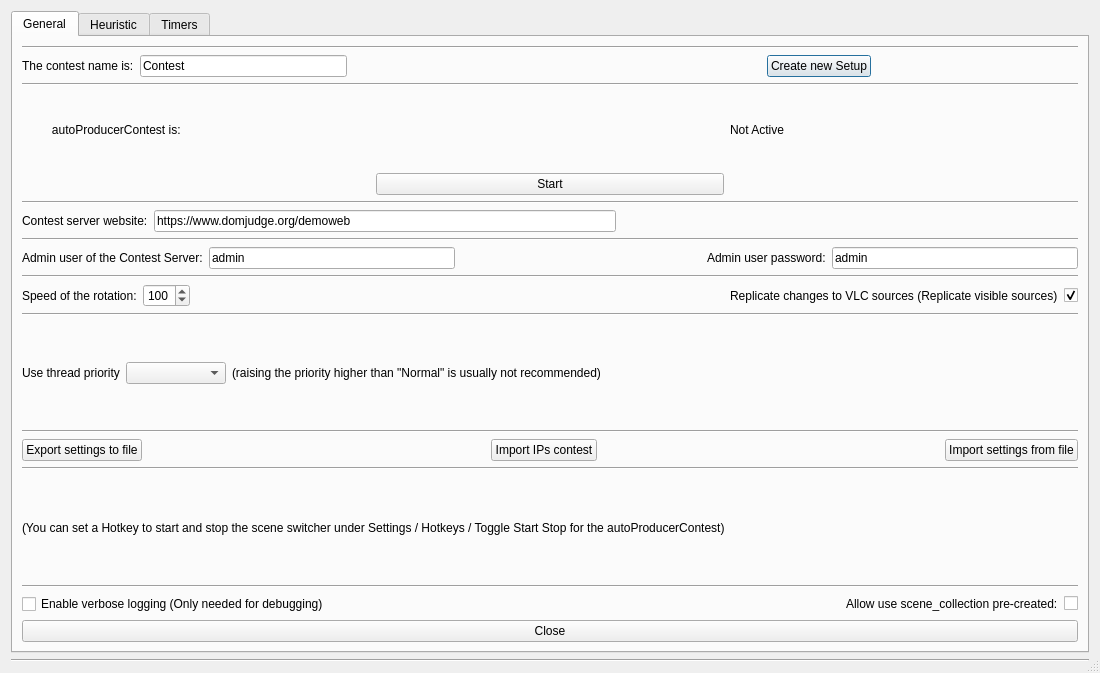
<?xml version="1.0" encoding="UTF-8"?>
<ui version="4.0">
 <class>SceneSwitcher</class>
 <widget class="QDialog" name="SceneSwitcher">
  <property name="geometry">
   <rect>
    <x>0</x>
    <y>0</y>
    <width>1100</width>
    <height>673</height>
   </rect>
  </property>
  <property name="sizePolicy">
   <sizepolicy hsizetype="Preferred" vsizetype="Preferred">
    <horstretch>0</horstretch>
    <verstretch>0</verstretch>
   </sizepolicy>
  </property>
  <property name="minimumSize">
   <size>
    <width>1100</width>
    <height>600</height>
   </size>
  </property>
  <property name="windowTitle">
   <string>SceneSwitcher</string>
  </property>
  <property name="sizeGripEnabled">
   <bool>true</bool>
  </property>
  <layout class="QVBoxLayout" name="verticalLayout">
   <property name="sizeConstraint">
    <enum>QLayout::SetNoConstraint</enum>
   </property>
   <item>
    <widget class="QTabWidget" name="tabWidget">
     <property name="currentIndex">
      <number>0</number>
     </property>
     <property name="movable">
      <bool>true</bool>
     </property>
     <widget class="QWidget" name="generalTab">
      <attribute name="title">
       <string notr="true">General</string>
      </attribute>
      <layout class="QVBoxLayout" name="verticalLayout_2">
       <item>
        <widget class="Line" name="line_6">
         <property name="orientation">
          <enum>Qt::Horizontal</enum>
         </property>
        </widget>
       </item>
       <item>
        <layout class="QHBoxLayout" name="horizontalLayout_4">
         <item>
          <widget class="QLabel" name="label">
           <property name="text">
            <string>The contest name is:</string>
           </property>
          </widget>
         </item>
         <item>
          <widget class="QLineEdit" name="contestName">
           <property name="maximumSize">
            <size>
             <width>300</width>
             <height>22</height>
            </size>
           </property>
           <property name="text">
            <string>Contest</string>
           </property>
          </widget>
         </item>
         <item>
          <spacer name="horizontalSpacer_4">
           <property name="orientation">
            <enum>Qt::Horizontal</enum>
           </property>
           <property name="sizeHint" stdset="0">
            <size>
             <width>40</width>
             <height>20</height>
            </size>
           </property>
          </spacer>
         </item>
         <item>
          <spacer name="horizontalSpacer_5">
           <property name="orientation">
            <enum>Qt::Horizontal</enum>
           </property>
           <property name="sizeHint" stdset="0">
            <size>
             <width>40</width>
             <height>20</height>
            </size>
           </property>
          </spacer>
         </item>
         <item>
          <widget class="QPushButton" name="createSetup">
           <property name="text">
            <string>Create new Setup</string>
           </property>
          </widget>
         </item>
         <item>
          <spacer name="horizontalSpacer_8">
           <property name="orientation">
            <enum>Qt::Horizontal</enum>
           </property>
           <property name="sizeHint" stdset="0">
            <size>
             <width>40</width>
             <height>20</height>
            </size>
           </property>
          </spacer>
         </item>
        </layout>
       </item>
       <item>
        <widget class="Line" name="line_17">
         <property name="orientation">
          <enum>Qt::Horizontal</enum>
         </property>
        </widget>
       </item>
       <item>
        <layout class="QGridLayout" name="gridLayout_4">
         <item row="0" column="0">
          <layout class="QGridLayout" name="gridLayout_2">
           <item row="0" column="0">
            <widget class="QLabel" name="label_5">
             <property name="text">
              <string>         autoProducerContest is:</string>
             </property>
            </widget>
           </item>
           <item row="0" column="2">
            <widget class="QLabel" name="pluginRunningText">
             <property name="text">
              <string notr="true">Not Active</string>
             </property>
            </widget>
           </item>
           <item row="1" column="1">
            <widget class="QPushButton" name="toggleStartButton">
             <property name="text">
              <string>Start</string>
             </property>
            </widget>
           </item>
          </layout>
         </item>
        </layout>
       </item>
       <item>
        <widget class="Line" name="line_8">
         <property name="orientation">
          <enum>Qt::Horizontal</enum>
         </property>
        </widget>
       </item>
       <item>
        <layout class="QHBoxLayout" name="horizontalLayout_33">
         <item>
          <widget class="QLabel" name="label_7">
           <property name="text">
            <string>Contest server website:</string>
           </property>
          </widget>
         </item>
         <item>
          <widget class="QLineEdit" name="contestServer">
           <property name="text">
            <string>https://www.domjudge.org/demoweb</string>
           </property>
          </widget>
         </item>
         <item>
          <spacer name="horizontalSpacer_19">
           <property name="orientation">
            <enum>Qt::Horizontal</enum>
           </property>
           <property name="sizeHint" stdset="0">
            <size>
             <width>40</width>
             <height>20</height>
            </size>
           </property>
          </spacer>
         </item>
        </layout>
       </item>
       <item>
        <widget class="Line" name="line_16">
         <property name="orientation">
          <enum>Qt::Horizontal</enum>
         </property>
        </widget>
       </item>
       <item>
        <layout class="QHBoxLayout" name="horizontalLayout_50">
         <item>
          <widget class="QLabel" name="label_2">
           <property name="text">
            <string>Admin user of the Contest Server:</string>
           </property>
          </widget>
         </item>
         <item>
          <widget class="QLineEdit" name="userContestServer">
           <property name="text">
            <string>admin</string>
           </property>
          </widget>
         </item>
         <item>
          <spacer name="horizontalSpacer_10">
           <property name="orientation">
            <enum>Qt::Horizontal</enum>
           </property>
           <property name="sizeHint" stdset="0">
            <size>
             <width>40</width>
             <height>20</height>
            </size>
           </property>
          </spacer>
         </item>
         <item>
          <widget class="QLabel" name="label_3">
           <property name="text">
            <string>Admin user password:</string>
           </property>
          </widget>
         </item>
         <item>
          <widget class="QLineEdit" name="passwordContestServer">
           <property name="text">
            <string>admin</string>
           </property>
          </widget>
         </item>
        </layout>
       </item>
       <item>
        <widget class="Line" name="line_10">
         <property name="orientation">
          <enum>Qt::Horizontal</enum>
         </property>
        </widget>
       </item>
       <item>
        <layout class="QHBoxLayout" name="horizontalLayout">
         <item>
          <widget class="QLabel" name="label_6">
           <property name="text">
            <string>Speed of the rotation:</string>
           </property>
          </widget>
         </item>
         <item>
          <widget class="QSpinBox" name="SpeedRotation">
           <property name="maximum">
            <number>500</number>
           </property>
           <property name="singleStep">
            <number>5</number>
           </property>
           <property name="value">
            <number>100</number>
           </property>
          </widget>
         </item>
         <item>
          <spacer name="horizontalSpacer_11">
           <property name="orientation">
            <enum>Qt::Horizontal</enum>
           </property>
           <property name="sizeHint" stdset="0">
            <size>
             <width>40</width>
             <height>20</height>
            </size>
           </property>
          </spacer>
         </item>
         <item>
          <widget class="QLabel" name="label_16">
           <property name="text">
            <string>Replicate changes to VLC sources (Replicate visible sources)</string>
           </property>
          </widget>
         </item>
         <item>
          <widget class="QCheckBox" name="followVisible">
           <property name="text">
            <string/>
           </property>
           <property name="checked">
            <bool>true</bool>
           </property>
          </widget>
         </item>
        </layout>
       </item>
       <item>
        <widget class="Line" name="line">
         <property name="orientation">
          <enum>Qt::Horizontal</enum>
         </property>
        </widget>
       </item>
       <item>
        <layout class="QHBoxLayout" name="horizontalLayout_49">
         <item>
          <widget class="QLabel" name="label_56">
           <property name="text">
            <string>Use thread priority</string>
           </property>
          </widget>
         </item>
         <item>
          <widget class="QComboBox" name="threadPriority">
           <property name="sizePolicy">
            <sizepolicy hsizetype="Maximum" vsizetype="Fixed">
             <horstretch>0</horstretch>
             <verstretch>0</verstretch>
            </sizepolicy>
           </property>
           <property name="minimumSize">
            <size>
             <width>100</width>
             <height>0</height>
            </size>
           </property>
          </widget>
         </item>
         <item>
          <widget class="QLabel" name="label_57">
           <property name="text">
            <string>(raising the priority higher than &quot;Normal&quot; is usually not recommended)</string>
           </property>
          </widget>
         </item>
         <item>
          <spacer name="horizontalSpacer_41">
           <property name="orientation">
            <enum>Qt::Horizontal</enum>
           </property>
           <property name="sizeHint" stdset="0">
            <size>
             <width>40</width>
             <height>20</height>
            </size>
           </property>
          </spacer>
         </item>
        </layout>
       </item>
       <item>
        <widget class="Line" name="line_7">
         <property name="orientation">
          <enum>Qt::Horizontal</enum>
         </property>
        </widget>
       </item>
       <item>
        <layout class="QHBoxLayout" name="horizontalLayout_47">
         <property name="spacing">
          <number>15</number>
         </property>
         <item>
          <widget class="QPushButton" name="exportSettings">
           <property name="text">
            <string>Export settings to file</string>
           </property>
          </widget>
         </item>
         <item>
          <spacer name="horizontalSpacer_3">
           <property name="orientation">
            <enum>Qt::Horizontal</enum>
           </property>
           <property name="sizeHint" stdset="0">
            <size>
             <width>40</width>
             <height>20</height>
            </size>
           </property>
          </spacer>
         </item>
         <item>
          <widget class="QPushButton" name="importIPs">
           <property name="text">
            <string>Import IPs contest</string>
           </property>
          </widget>
         </item>
         <item>
          <spacer name="horizontalSpacer_2">
           <property name="orientation">
            <enum>Qt::Horizontal</enum>
           </property>
           <property name="sizeHint" stdset="0">
            <size>
             <width>40</width>
             <height>20</height>
            </size>
           </property>
          </spacer>
         </item>
         <item>
          <widget class="QPushButton" name="importSettings">
           <property name="text">
            <string>Import settings from file</string>
           </property>
          </widget>
         </item>
        </layout>
       </item>
       <item>
        <widget class="Line" name="line_15">
         <property name="orientation">
          <enum>Qt::Horizontal</enum>
         </property>
        </widget>
       </item>
       <item>
        <widget class="QLabel" name="label_13">
         <property name="text">
          <string>(You can set a Hotkey to start and stop the scene switcher under Settings / Hotkeys / Toggle Start Stop for the autoProducerContest)</string>
         </property>
        </widget>
       </item>
       <item>
        <widget class="Line" name="line_14">
         <property name="orientation">
          <enum>Qt::Horizontal</enum>
         </property>
        </widget>
       </item>
       <item>
        <layout class="QHBoxLayout" name="horizontalLayout_48">
         <item>
          <widget class="QCheckBox" name="verboseLogging">
           <property name="text">
            <string>Enable verbose logging (Only needed for debugging)</string>
           </property>
          </widget>
         </item>
         <item>
          <spacer name="horizontalSpacer_49">
           <property name="orientation">
            <enum>Qt::Horizontal</enum>
           </property>
           <property name="sizeHint" stdset="0">
            <size>
             <width>40</width>
             <height>20</height>
            </size>
           </property>
          </spacer>
         </item>
         <item>
          <widget class="QLabel" name="label_17">
           <property name="text">
            <string>Allow use scene_collection pre-created:</string>
           </property>
          </widget>
         </item>
         <item>
          <widget class="QCheckBox" name="preCreatedCheckBox">
           <property name="text">
            <string/>
           </property>
          </widget>
         </item>
        </layout>
       </item>
       <item>
        <widget class="QPushButton" name="close">
         <property name="text">
          <string>Close</string>
         </property>
        </widget>
       </item>
      </layout>
     </widget>
     <widget class="QWidget" name="heuristicTab">
      <attribute name="title">
       <string notr="true">Heuristic</string>
      </attribute>
      <layout class="QVBoxLayout" name="verticalLayout_15">
       <item>
        <widget class="Line" name="line_5">
         <property name="orientation">
          <enum>Qt::Horizontal</enum>
         </property>
        </widget>
       </item>
       <item>
        <layout class="QHBoxLayout" name="horizontalLayout_2">
         <item>
          <spacer name="horizontalSpacer_15">
           <property name="orientation">
            <enum>Qt::Horizontal</enum>
           </property>
           <property name="sizeHint" stdset="0">
            <size>
             <width>40</width>
             <height>20</height>
            </size>
           </property>
          </spacer>
         </item>
         <item>
          <spacer name="horizontalSpacer_23">
           <property name="orientation">
            <enum>Qt::Horizontal</enum>
           </property>
           <property name="sizeHint" stdset="0">
            <size>
             <width>40</width>
             <height>20</height>
            </size>
           </property>
          </spacer>
         </item>
         <item>
          <widget class="QLabel" name="label_8">
           <property name="text">
            <string>     Weight of rank in the heuristic:</string>
           </property>
          </widget>
         </item>
         <item>
          <spacer name="horizontalSpacer_28">
           <property name="orientation">
            <enum>Qt::Horizontal</enum>
           </property>
           <property name="sizeHint" stdset="0">
            <size>
             <width>40</width>
             <height>20</height>
            </size>
           </property>
          </spacer>
         </item>
         <item>
          <widget class="QDoubleSpinBox" name="weightOfRank">
           <property name="singleStep">
            <double>0.010000000000000</double>
           </property>
           <property name="value">
            <double>1.000000000000000</double>
           </property>
          </widget>
         </item>
         <item>
          <spacer name="horizontalSpacer_14">
           <property name="orientation">
            <enum>Qt::Horizontal</enum>
           </property>
           <property name="sizeHint" stdset="0">
            <size>
             <width>40</width>
             <height>20</height>
            </size>
           </property>
          </spacer>
         </item>
         <item>
          <spacer name="horizontalSpacer_29">
           <property name="orientation">
            <enum>Qt::Horizontal</enum>
           </property>
           <property name="sizeHint" stdset="0">
            <size>
             <width>40</width>
             <height>20</height>
            </size>
           </property>
          </spacer>
         </item>
         <item>
          <spacer name="horizontalSpacer_13">
           <property name="orientation">
            <enum>Qt::Horizontal</enum>
           </property>
           <property name="sizeHint" stdset="0">
            <size>
             <width>40</width>
             <height>20</height>
            </size>
           </property>
          </spacer>
         </item>
        </layout>
       </item>
       <item>
        <widget class="Line" name="line_4">
         <property name="orientation">
          <enum>Qt::Horizontal</enum>
         </property>
        </widget>
       </item>
       <item>
        <layout class="QHBoxLayout" name="horizontalLayout_6">
         <item>
          <spacer name="horizontalSpacer_18">
           <property name="orientation">
            <enum>Qt::Horizontal</enum>
           </property>
           <property name="sizeHint" stdset="0">
            <size>
             <width>40</width>
             <height>20</height>
            </size>
           </property>
          </spacer>
         </item>
         <item>
          <widget class="QLabel" name="label_9">
           <property name="text">
            <string>Weight of number of pending submissions in the heuristic:</string>
           </property>
          </widget>
         </item>
         <item>
          <spacer name="horizontalSpacer_20">
           <property name="orientation">
            <enum>Qt::Horizontal</enum>
           </property>
           <property name="sizeHint" stdset="0">
            <size>
             <width>40</width>
             <height>20</height>
            </size>
           </property>
          </spacer>
         </item>
         <item>
          <widget class="QDoubleSpinBox" name="weightOfPending">
           <property name="singleStep">
            <double>0.010000000000000</double>
           </property>
           <property name="value">
            <double>1.000000000000000</double>
           </property>
          </widget>
         </item>
         <item>
          <spacer name="horizontalSpacer_17">
           <property name="orientation">
            <enum>Qt::Horizontal</enum>
           </property>
           <property name="sizeHint" stdset="0">
            <size>
             <width>40</width>
             <height>20</height>
            </size>
           </property>
          </spacer>
         </item>
         <item>
          <spacer name="horizontalSpacer_30">
           <property name="orientation">
            <enum>Qt::Horizontal</enum>
           </property>
           <property name="sizeHint" stdset="0">
            <size>
             <width>40</width>
             <height>20</height>
            </size>
           </property>
          </spacer>
         </item>
         <item>
          <spacer name="horizontalSpacer_16">
           <property name="orientation">
            <enum>Qt::Horizontal</enum>
           </property>
           <property name="sizeHint" stdset="0">
            <size>
             <width>40</width>
             <height>20</height>
            </size>
           </property>
          </spacer>
         </item>
        </layout>
       </item>
       <item>
        <widget class="Line" name="line_3">
         <property name="orientation">
          <enum>Qt::Horizontal</enum>
         </property>
        </widget>
       </item>
       <item>
        <layout class="QHBoxLayout" name="horizontalLayout_7">
         <item>
          <spacer name="horizontalSpacer_24">
           <property name="orientation">
            <enum>Qt::Horizontal</enum>
           </property>
           <property name="sizeHint" stdset="0">
            <size>
             <width>40</width>
             <height>20</height>
            </size>
           </property>
          </spacer>
         </item>
         <item>
          <widget class="QLabel" name="label_10">
           <property name="text">
            <string>             Weight of the time in the stream in the heuristic:</string>
           </property>
          </widget>
         </item>
         <item>
          <spacer name="horizontalSpacer_25">
           <property name="orientation">
            <enum>Qt::Horizontal</enum>
           </property>
           <property name="sizeHint" stdset="0">
            <size>
             <width>40</width>
             <height>20</height>
            </size>
           </property>
          </spacer>
         </item>
         <item>
          <widget class="QDoubleSpinBox" name="weightOfTime">
           <property name="singleStep">
            <double>0.010000000000000</double>
           </property>
           <property name="value">
            <double>1.000000000000000</double>
           </property>
          </widget>
         </item>
         <item>
          <spacer name="horizontalSpacer_26">
           <property name="orientation">
            <enum>Qt::Horizontal</enum>
           </property>
           <property name="sizeHint" stdset="0">
            <size>
             <width>40</width>
             <height>20</height>
            </size>
           </property>
          </spacer>
         </item>
         <item>
          <spacer name="horizontalSpacer_12">
           <property name="orientation">
            <enum>Qt::Horizontal</enum>
           </property>
           <property name="sizeHint" stdset="0">
            <size>
             <width>40</width>
             <height>20</height>
            </size>
           </property>
          </spacer>
         </item>
         <item>
          <spacer name="horizontalSpacer_22">
           <property name="orientation">
            <enum>Qt::Horizontal</enum>
           </property>
           <property name="sizeHint" stdset="0">
            <size>
             <width>40</width>
             <height>20</height>
            </size>
           </property>
          </spacer>
         </item>
        </layout>
       </item>
       <item>
        <widget class="Line" name="line_2">
         <property name="orientation">
          <enum>Qt::Horizontal</enum>
         </property>
        </widget>
       </item>
       <item>
        <layout class="QHBoxLayout" name="horizontalLayout_5">
         <item>
          <spacer name="horizontalSpacer_32">
           <property name="orientation">
            <enum>Qt::Horizontal</enum>
           </property>
           <property name="sizeHint" stdset="0">
            <size>
             <width>40</width>
             <height>20</height>
            </size>
           </property>
          </spacer>
         </item>
         <item>
          <spacer name="horizontalSpacer_34">
           <property name="orientation">
            <enum>Qt::Horizontal</enum>
           </property>
           <property name="sizeHint" stdset="0">
            <size>
             <width>40</width>
             <height>20</height>
            </size>
           </property>
          </spacer>
         </item>
         <item>
          <widget class="QLabel" name="label_11">
           <property name="text">
            <string>              Heuristic cycle size:</string>
           </property>
          </widget>
         </item>
         <item>
          <spacer name="horizontalSpacer_36">
           <property name="orientation">
            <enum>Qt::Horizontal</enum>
           </property>
           <property name="sizeHint" stdset="0">
            <size>
             <width>40</width>
             <height>20</height>
            </size>
           </property>
          </spacer>
         </item>
         <item>
          <widget class="QSpinBox" name="numberOfCycle">
           <property name="minimum">
            <number>1</number>
           </property>
          </widget>
         </item>
         <item>
          <spacer name="horizontalSpacer_31">
           <property name="orientation">
            <enum>Qt::Horizontal</enum>
           </property>
           <property name="sizeHint" stdset="0">
            <size>
             <width>40</width>
             <height>20</height>
            </size>
           </property>
          </spacer>
         </item>
         <item>
          <spacer name="horizontalSpacer_35">
           <property name="orientation">
            <enum>Qt::Horizontal</enum>
           </property>
           <property name="sizeHint" stdset="0">
            <size>
             <width>40</width>
             <height>20</height>
            </size>
           </property>
          </spacer>
         </item>
         <item>
          <spacer name="horizontalSpacer_33">
           <property name="orientation">
            <enum>Qt::Horizontal</enum>
           </property>
           <property name="sizeHint" stdset="0">
            <size>
             <width>40</width>
             <height>20</height>
            </size>
           </property>
          </spacer>
         </item>
        </layout>
       </item>
      </layout>
     </widget>
     <widget class="QWidget" name="timerTab">
      <attribute name="title">
       <string>Timers</string>
      </attribute>
      <widget class="QWidget" name="horizontalLayoutWidget">
       <property name="geometry">
        <rect>
         <x>10</x>
         <y>10</y>
         <width>1051</width>
         <height>211</height>
        </rect>
       </property>
       <layout class="QHBoxLayout" name="horizontalLayout_3">
        <property name="spacing">
         <number>6</number>
        </property>
        <property name="sizeConstraint">
         <enum>QLayout::SetDefaultConstraint</enum>
        </property>
        <item>
         <spacer name="horizontalSpacer">
          <property name="orientation">
           <enum>Qt::Horizontal</enum>
          </property>
          <property name="sizeHint" stdset="0">
           <size>
            <width>40</width>
            <height>20</height>
           </size>
          </property>
         </spacer>
        </item>
        <item>
         <widget class="QLabel" name="label_12">
          <property name="text">
           <string>Update delay in judgment queue:</string>
          </property>
         </widget>
        </item>
        <item>
         <widget class="QSpinBox" name="delayJudgments">
          <property name="suffix">
           <string> ms</string>
          </property>
          <property name="prefix">
           <string/>
          </property>
          <property name="maximum">
           <number>100000</number>
          </property>
          <property name="value">
           <number>1000</number>
          </property>
         </widget>
        </item>
        <item>
         <spacer name="horizontalSpacer_6">
          <property name="orientation">
           <enum>Qt::Horizontal</enum>
          </property>
          <property name="sizeHint" stdset="0">
           <size>
            <width>40</width>
            <height>20</height>
           </size>
          </property>
         </spacer>
        </item>
       </layout>
      </widget>
      <widget class="QWidget" name="horizontalLayoutWidget_2">
       <property name="geometry">
        <rect>
         <x>10</x>
         <y>230</y>
         <width>1051</width>
         <height>171</height>
        </rect>
       </property>
       <layout class="QHBoxLayout" name="horizontalLayout_8">
        <item>
         <spacer name="horizontalSpacer_27">
          <property name="orientation">
           <enum>Qt::Horizontal</enum>
          </property>
          <property name="sizeHint" stdset="0">
           <size>
            <width>40</width>
            <height>20</height>
           </size>
          </property>
         </spacer>
        </item>
        <item>
         <widget class="QLabel" name="label_14">
          <property name="text">
           <string>Delay before change teams  </string>
          </property>
         </widget>
        </item>
        <item>
         <widget class="QSpinBox" name="delayIp">
          <property name="suffix">
           <string> ms</string>
          </property>
          <property name="maximum">
           <number>100000</number>
          </property>
          <property name="value">
           <number>5000</number>
          </property>
         </widget>
        </item>
        <item>
         <spacer name="horizontalSpacer_7">
          <property name="orientation">
           <enum>Qt::Horizontal</enum>
          </property>
          <property name="sizeHint" stdset="0">
           <size>
            <width>40</width>
            <height>20</height>
           </size>
          </property>
         </spacer>
        </item>
       </layout>
      </widget>
      <widget class="QWidget" name="horizontalLayoutWidget_3">
       <property name="geometry">
        <rect>
         <x>9</x>
         <y>419</y>
         <width>1051</width>
         <height>191</height>
        </rect>
       </property>
       <layout class="QHBoxLayout" name="horizontalLayout_9">
        <item>
         <spacer name="horizontalSpacer_9">
          <property name="orientation">
           <enum>Qt::Horizontal</enum>
          </property>
          <property name="sizeHint" stdset="0">
           <size>
            <width>40</width>
            <height>20</height>
           </size>
          </property>
         </spacer>
        </item>
        <item>
         <widget class="QLabel" name="label_15">
          <property name="text">
           <string>Interval between switches</string>
          </property>
         </widget>
        </item>
        <item>
         <widget class="QSpinBox" name="checkInterval">
          <property name="suffix">
           <string> ms</string>
          </property>
          <property name="maximum">
           <number>100000</number>
          </property>
          <property name="value">
           <number>3000</number>
          </property>
         </widget>
        </item>
        <item>
         <spacer name="horizontalSpacer_21">
          <property name="orientation">
           <enum>Qt::Horizontal</enum>
          </property>
          <property name="sizeHint" stdset="0">
           <size>
            <width>40</width>
            <height>20</height>
           </size>
          </property>
         </spacer>
        </item>
       </layout>
      </widget>
      <widget class="QWidget" name="horizontalLayoutWidget_4">
       <property name="geometry">
        <rect>
         <x>29</x>
         <y>249</y>
         <width>1021</width>
         <height>31</height>
        </rect>
       </property>
       <layout class="QHBoxLayout" name="horizontalLayout_13">
        <item>
         <widget class="QLabel" name="label_4">
          <property name="text">
           <string>WARNING!!! The delay must be longer than the time needed to make the change of the VLC sources, to prevent black screens in the switch of them</string>
          </property>
         </widget>
        </item>
       </layout>
      </widget>
      <widget class="Line" name="line_13">
       <property name="geometry">
        <rect>
         <x>-3</x>
         <y>0</y>
         <width>1081</width>
         <height>20</height>
        </rect>
       </property>
       <property name="orientation">
        <enum>Qt::Horizontal</enum>
       </property>
      </widget>
      <widget class="Line" name="line_11">
       <property name="geometry">
        <rect>
         <x>-3</x>
         <y>410</y>
         <width>1081</width>
         <height>20</height>
        </rect>
       </property>
       <property name="orientation">
        <enum>Qt::Horizontal</enum>
       </property>
      </widget>
      <widget class="Line" name="line_12">
       <property name="geometry">
        <rect>
         <x>-3</x>
         <y>220</y>
         <width>1081</width>
         <height>20</height>
        </rect>
       </property>
       <property name="orientation">
        <enum>Qt::Horizontal</enum>
       </property>
      </widget>
     </widget>
    </widget>
   </item>
   <item>
    <widget class="Line" name="line_9">
     <property name="orientation">
      <enum>Qt::Horizontal</enum>
     </property>
    </widget>
   </item>
  </layout>
 </widget>
 <resources/>
 <connections/>
</ui>
